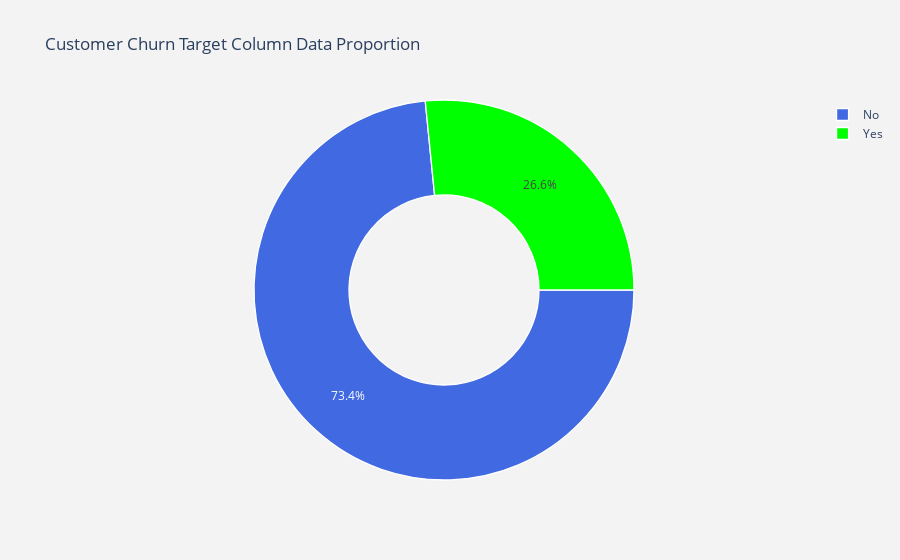

Source (notebook cell):
### Markdown cell above
# Exploratory Data Analysis (Continuation)

### Code cell
# Labels
lab = telcom["Churn"].value_counts().keys().tolist()

# Values
val = telcom["Churn"].value_counts().values.tolist()

trace = go.Pie(labels = lab ,
               values = val ,
               marker = dict(colors =  [ 'royalblue' ,'lime'],
                             line = dict(color = "white",
                                         width =  1.3)
                            ),
               rotation = 90,
               hoverinfo = "label+value+text",
               hole = .5
              )

layout = go.Layout(dict(title = "Customer Churn Target Column Data Proportion",
                        plot_bgcolor  = "rgb(243,243,243)",
                        paper_bgcolor = "rgb(243,243,243)",
                       )
                  )

data = [trace]
fig = go.Figure(data = data,layout = layout)

image_path = "outputs/churn_proportion.png"
fig.write_image(image_path)

# Upload the file explicitly into run artifacts 
run.upload_file(name = image_path, path_or_stream = image_path)

py.iplot(fig)

### Figure 1 — Plotly figure (JSON) as saved in the notebook; plotly's stock layout.template omitted (floating-point values rounded to 4 significant figures)
{"data": [{"hole": 0.5, "hoverinfo": "label+value+text", "labels": ["No", "Yes"], "marker": {"colors": ["royalblue", "lime"], "line": {"color": "white", "width": 1.3}}, "rotation": 90, "type": "pie", "values": [5164, 1869]}], "layout": {"paper_bgcolor": "rgb(243,243,243)", "plot_bgcolor": "rgb(243,243,243)", "title": {"text": "Customer Churn Target Column Data Proportion"}}}
